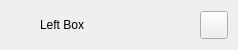
           <widget class="QFrame" name="extraTopBg">
            <property name="minimumSize">
             <size>
              <width>0</width>
              <height>50</height>
             </size>
            </property>
            <property name="maximumSize">
             <size>
              <width>16777215</width>
              <height>50</height>
             </size>
            </property>
            <property name="frameShape">
             <enum>QFrame::NoFrame</enum>
            </property>
            <property name="frameShadow">
             <enum>QFrame::Raised</enum>
            </property>
            <layout class="QVBoxLayout" name="verticalLayout_5">
             <property name="spacing">
              <number>0</number>
             </property>
             <property name="leftMargin">
              <number>0</number>
             </property>
             <property name="topMargin">
              <number>0</number>
             </property>
             <property name="rightMargin">
              <number>0</number>
             </property>
             <property name="bottomMargin">
              <number>0</number>
             </property>
             <item>
              <layout class="QGridLayout" name="extraTopLayout">
               <property name="leftMargin">
                <number>10</number>
               </property>
               <property name="rightMargin">
                <number>10</number>
               </property>
               <property name="horizontalSpacing">
                <number>10</number>
               </property>
               <property name="verticalSpacing">
                <number>0</number>
               </property>
               <item row="0" column="0">
                <widget class="QFrame" name="extraIcon">
                 <property name="minimumSize">
                  <size>
                   <width>20</width>
                   <height>0</height>
                  </size>
                 </property>
                 <property name="maximumSize">
                  <size>
                   <width>20</width>
                   <height>20</height>
                  </size>
                 </property>
                 <property name="frameShape">
                  <enum>QFrame::NoFrame</enum>
                 </property>
                 <property name="frameShadow">
                  <enum>QFrame::Raised</enum>
                 </property>
                </widget>
               </item>
               <item row="0" column="1">
                <widget class="QLabel" name="extraLabel">
                 <property name="minimumSize">
                  <size>
                   <width>150</width>
                   <height>0</height>
                  </size>
                 </property>
                 <property name="text">
                  <string>Left Box</string>
                 </property>
                </widget>
               </item>
               <item row="0" column="2">
                <widget class="QPushButton" name="extraCloseColumnBtn">
                 <property name="minimumSize">
                  <size>
                   <width>28</width>
                   <height>28</height>
                  </size>
                 </property>
                 <property name="maximumSize">
                  <size>
                   <width>28</width>
                   <height>28</height>
                  </size>
                 </property>
                 <property name="cursor">
                  <cursorShape>PointingHandCursor</cursorShape>
                 </property>
                 <property name="toolTip">
                  <string>Close left box</string>
                 </property>
                 <property name="text">
                  <string/>
                 </property>
                 <property name="icon">
                  <iconset resource="../resources.qrc">
                   <normaloff>:/icons/images/icons/icon_close.png</normaloff>:/icons/images/icons/icon_close.png</iconset>
                 </property>
                 <property name="iconSize">
                  <size>
                   <width>20</width>
                   <height>20</height>
                  </size>
                 </property>
                </widget>
               </item>
              </layout>
             </item>
            </layout>
           </widget>
